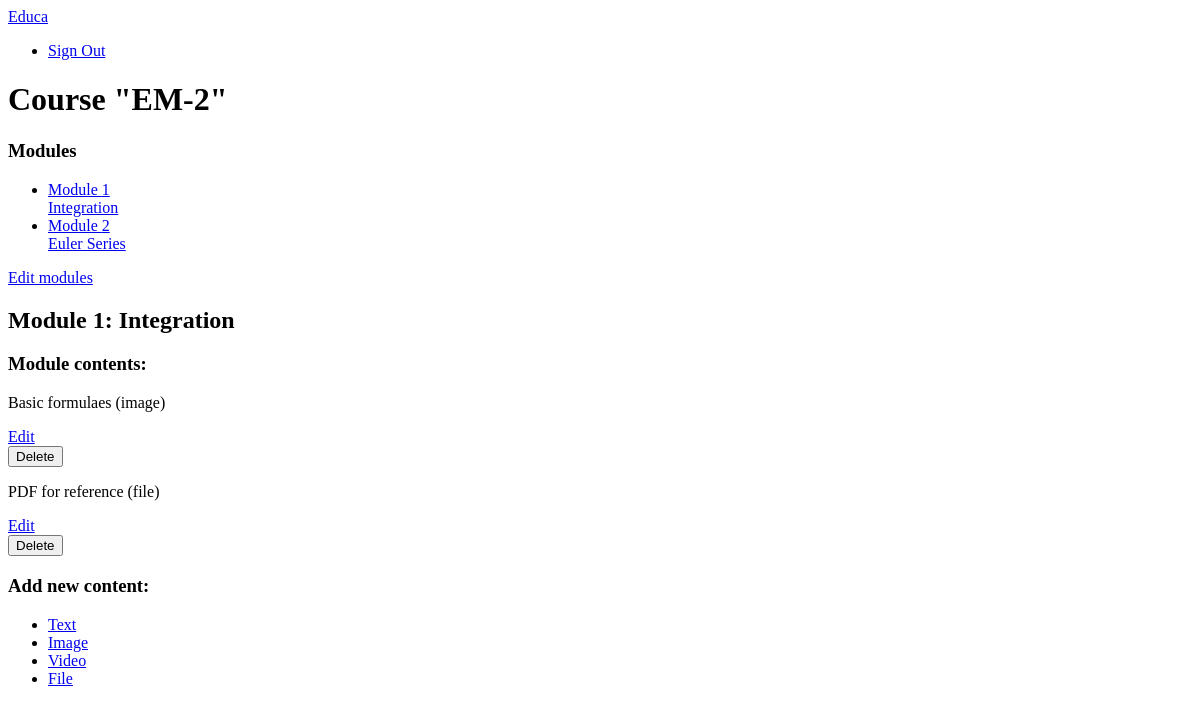
The page /course/module/12/ (signed in) on the database as committed earlier.
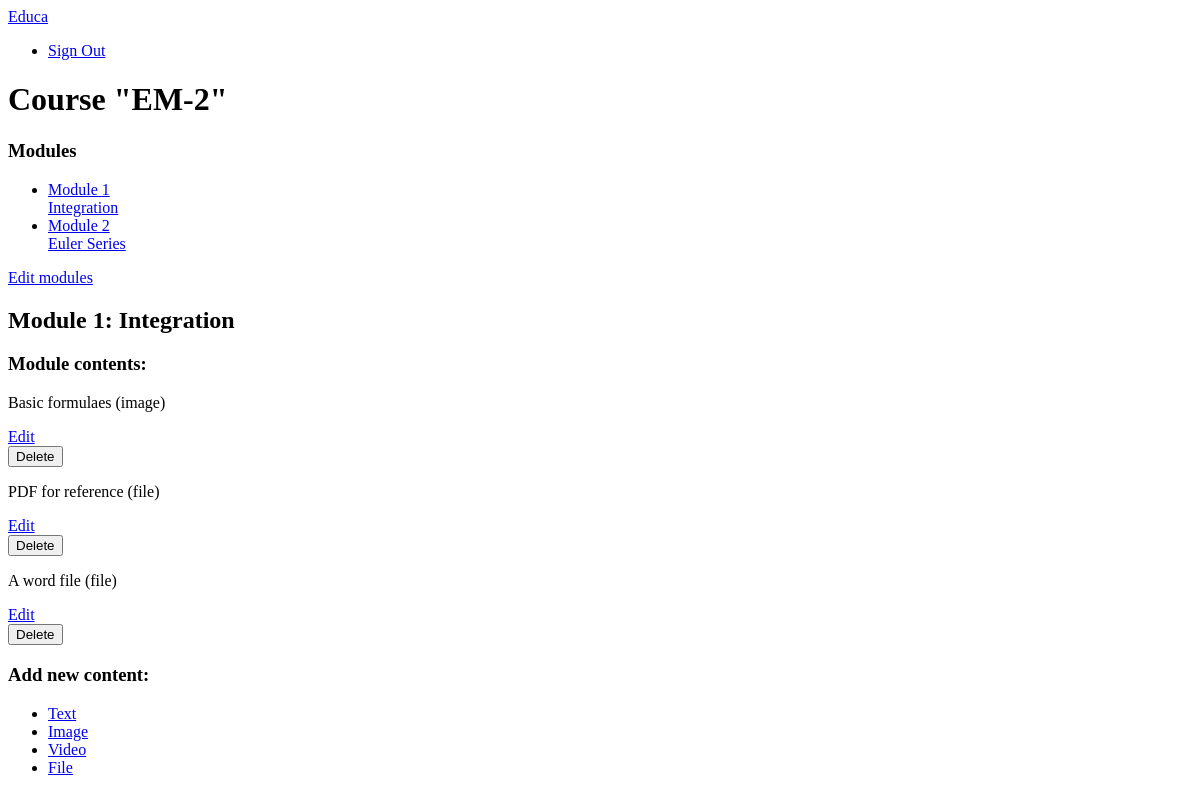
The same page on the database as committed later.
### courses/models.py (models this page shows, shortened)
class Module(models.Model):
    course = models.ForeignKey(Course, related_name='modules', on_delete=models.CASCADE)
    title = models.CharField(max_length=200)
    description = models.TextField(blank=True)
    order = OrderField(blank=True, for_fields=['course'])
    class Meta:
        ordering = ['order']

class Content(models.Model):
    module = models.ForeignKey(Module, related_name='contents', on_delete=models.CASCADE)
    content_type = models.ForeignKey(ContentType, on_delete=models.CASCADE, limit_choices_to={'model__in':{'text', 'video', 'image', 'file'}})
    object_id = models.PositiveIntegerField()
    item = GenericForeignKey('content_type', 'object_id')
    order = OrderField(blank=True, for_fields=['module'])
    class Meta:
        ordering = ['order']

class ItemBase(models.Model):
    owner = models.ForeignKey(User, related_name='%(class)s_related', on_delete=models.CASCADE)
    title = models.CharField(max_length=250)
    created = models.DateTimeField(auto_now_add=True)
    updated = models.DateTimeField(auto_now=True)
    class Meta:
        abstract=True
    def __str__(self):
        return self.title

class Image(ItemBase):
    file = models.FileField(upload_to='images')

class File(ItemBase):
    file = models.FileField(upload_to='files')

### courses/views.py (the view)
# urls.py: path('module/<int:module_id>/', views.ModuleContentListView.as_view(), name='module_content_list'),
class ModuleContentListView(TemplateResponseMixin, View):
    template_name= 'courses/manage/module/content_list.html'
    def get(self, request, module_id):
        module = get_object_or_404(Module, id=module_id, course__owner=request.user)
        return self.render_to_response({'module': module})

### courses/templatetags/course.py (called while the page is built)
@register.filter
def model_name(obj):
    try:
        return obj._meta.model_name
    except AttributeError:
        return None

### courses/templates/courses/manage/module/content_list.html (shortened to what this page needs)
{% extends "base.html" %}
{% load course %}
{% block content %}
    {% with course=module.course %}
        <h1>Course "{{ course.title }}"</h1>
        <div class="contents">
            <h3>Modules</h3>
            <ul id="modules">
                {% for m in course.modules.all %}
                    <li data-id="{{m.id}}" {% if m == module %} class="selected"{% endif %}>
                        <a href="{% url 'module_content_list' m.id %}">
                            <span>
                                Module <span class="order">{{m.order|add:1}}</span>
                            </span>
                            <br>
                            {{m.title}}
                        </a>
                    </li>
                {% empty %}
                    <li>No modules yet.</li>
                {% endfor %}
            </ul>
            <p><a href="{% url 'course_module_update' course.id%}">Edit modules</a></p>
        </div>
        <div class="module">
            <h2>Module {{module.order|add:1}}: {{module.title}}</h2>
            <h3>Module contents:</h3>
            <div id="module-contents">
                {% for content in module.contents.all %}
                    <div data-id="{{ content.id }}">
                        {% with item=content.item %}
                        <p>{{item}} ({{ item|model_name }})</p>
                        <a href="{% url 'module_content_update' module.id item|model_name item.id %}">Edit</a>
                        <form action="{% url 'module_content_delete' content.id %}" method="post">
                            <input type="submit" value="Delete">
                        </form>
                        {% endwith %}
                    </div>
                {% empty %}
                <p>This module has no contents yet.</p>
                {% endfor %}
            </div>
            <h3>Add new content:</h3>
            <ul class="content-types">
                <li><a href="{% url 'module_content_create' module.id 'text' %}">Text</a></li>
                <li><a href="{% url 'module_content_create' module.id 'image' %}">Image</a></li>
                <li><a href="{% url 'module_content_create' module.id 'video' %}">Video</a></li>
                <li><a href="{% url 'module_content_create' module.id 'file' %}">File</a></li>
            </ul>
        </div>
        {% endwith %}
{% endblock %}

Rows that differ between the two databases and show on the page:
added Content: item "A word file", item|model_name "file"
